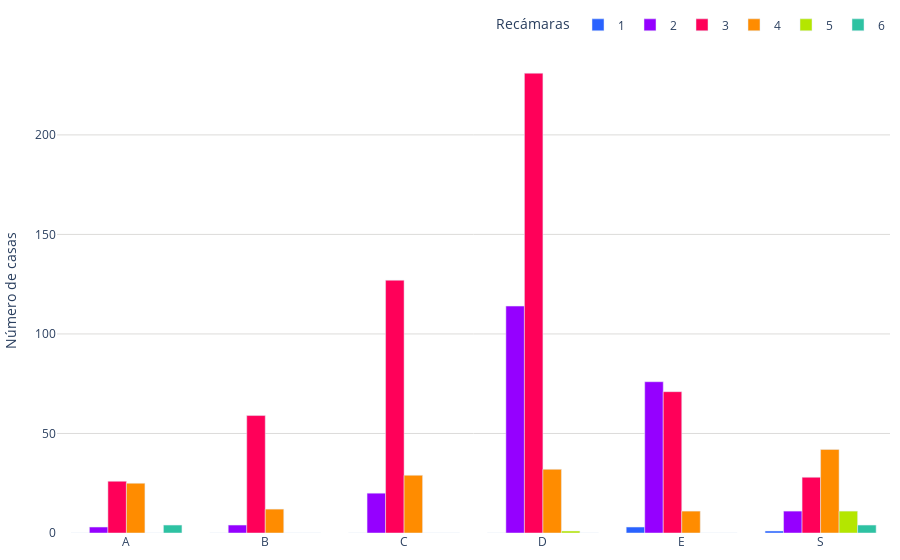

Notebook source saved alongside this figure:
### Code cell
def sumar_tablas(dataframes_list):
    tabla_suma = None
    
    for df in dataframes_list:
        tabla_actual = df.groupby(['recamaras', 'segmento']).size().unstack(fill_value=0)
        if tabla_suma is None:
            tabla_suma = tabla_actual
        else:
            tabla_suma = tabla_suma.add(tabla_actual, fill_value=0)
    
    print("Tabla general de frecuencia:")
    print(tabla_suma)
    fig = graficar_tabla(tabla_suma)
    
    # Guardar la gráfica como archivo HTML
    guardar_grafico_como_html(fig, 'grafica_dist_recamaras_tulgo', carpeta='graficas')

    return fig

def graficar_tabla(tabla):
    segmentos = tabla.index
    banos = tabla.columns    
    fig = go.Figure()
    colores = ['#2962ff', '#9500ff', '#ff0059', '#ff8c00', '#b4e600', '#2EC2A2','#F79CB9']
    for i, segmento in enumerate(segmentos):
        color = colores[i % len(colores)]
        fig.add_trace(go.Bar(
            x=banos,
            y=tabla.loc[segmento],
            name=segmento,
            marker_color=color
        ))
    fig.update_layout(
        #title="M2 de Terreno",
        #xaxis_title="Rango de M2",
        yaxis=dict(
            title='Número de casas',
            gridcolor='#dddcda', # Color de las líneas que dividen los rangos del eje Y
            gridwidth=1,
        ),
        legend_title="Recámaras",
        barmode='group',
        margin=dict(l=10, r=10, t=10, b=10),  # Ajusta los márgenes (left, right, top, bottom)
        legend=dict(
            orientation='h',  # Orientación horizontal de la leyenda
            yanchor='bottom',  # Anclar al borde inferior
            y=1.02,  # Colocar la leyenda justo debajo del gráfico
            xanchor='right',
            x=1
        ),
        plot_bgcolor='rgba(0,0,0,0)',  # Color de fondo del gráfico
    )
    
    fig.show()    
    return fig

def guardar_grafico_como_html(fig, nombre_archivo, carpeta='graficas'):
    # Crear la carpeta si no existe
    if not os.path.exists(carpeta):
        os.makedirs(carpeta)
    
    # Guardar la gráfica como archivo HTML en la carpeta especificada
    pio.write_html(fig, f'{carpeta}/{nombre_archivo}.html')
    #pio.write_html(fig, f'{carpeta}/{nombre_archivo}.png')

# Llamar a la función sumar_tablas con la lista de DataFrames como argumento
fig = sumar_tablas(dataframes_list)

### Figure 1 — Plotly figure (JSON) as saved in the notebook; plotly's stock layout.template omitted (floating-point values rounded to 4 significant figures)
{"data": [{"marker": {"color": "#2962ff"}, "name": "1", "type": "bar", "x": ["A", "B", "C", "D", "E", "S"], "y": [0, 0, 0, 0, 3, 1]}, {"marker": {"color": "#9500ff"}, "name": "2", "type": "bar", "x": ["A", "B", "C", "D", "E", "S"], "y": [3, 4, 20, 114, 76, 11]}, {"marker": {"color": "#ff0059"}, "name": "3", "type": "bar", "x": ["A", "B", "C", "D", "E", "S"], "y": [26, 59, 127, 231, 71, 28]}, {"marker": {"color": "#ff8c00"}, "name": "4", "type": "bar", "x": ["A", "B", "C", "D", "E", "S"], "y": [25, 12, 29, 32, 11, 42]}, {"marker": {"color": "#b4e600"}, "name": "5", "type": "bar", "x": ["A", "B", "C", "D", "E", "S"], "y": [0, 0, 0, 1, 0, 11]}, {"marker": {"color": "#2EC2A2"}, "name": "6", "type": "bar", "x": ["A", "B", "C", "D", "E", "S"], "y": [4, 0, 0, 0, 0, 4]}], "layout": {"barmode": "group", "legend": {"orientation": "h", "title": {"text": "Recámaras"}, "x": 1, "xanchor": "right", "y": 1.02, "yanchor": "bottom"}, "margin": {"b": 10, "l": 10, "r": 10, "t": 10}, "plot_bgcolor": "rgba(0,0,0,0)", "yaxis": {"gridcolor": "#dddcda", "gridwidth": 1, "title": {"text": "Número de casas"}}}}
